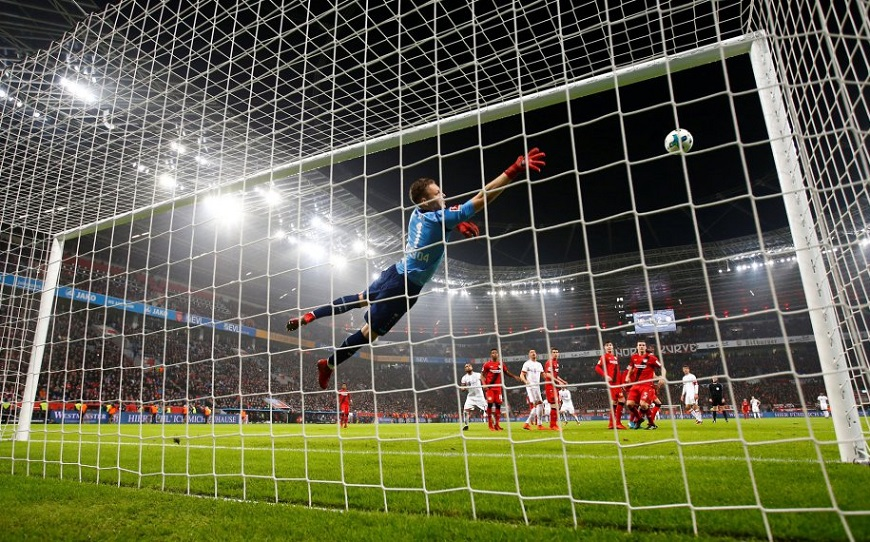
#> input picture TP2/golazo.jpg, 870 x 542 px
$ jupyter execute --allow-errors TP2_Morel.ipynb
#> lines starting #> are read from the running program, lines starting #| are printed output that depends on the picture
<a href="https://colab.research.google.com/github/MAgustin1/comp_vision_1/blob/main/TP2_Morel.ipynb" target="_parent"></a>

[cell 1]
import numpy as np
import cv2 as cv
import matplotlib.pyplot as plt
from skimage.util import random_noise
from scipy import signal
import scipy.stats as st
import math

# Parte 1

[cell 2]
size=5
sigma=1.5
kernel1=np.zeros((size,size))
for i in range(size):
       for j in range(size):
          diff=np.sqrt((i-(size/2))**2+(j-(size/2))**2)
          kernel1[i,j]=np.exp(-(diff**2)/(2*sigma**2))

plt.imshow(kernel1)
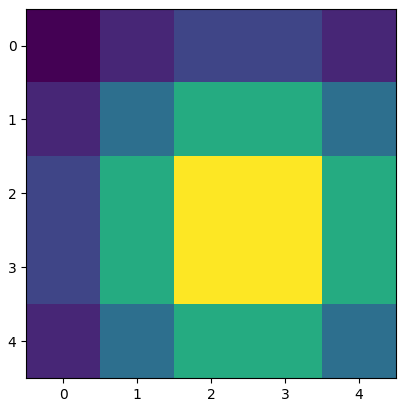
#> figure drawn by matplotlib, 1 panel

[cell 3]
size=9
sigma=3
kernel2=np.zeros((size,size))
for i in range(size):
       for j in range(size):
          diff=np.sqrt((i-(size/2))**2+(j-(size/2))**2)
          kernel2[i,j]=np.exp(-(diff**2)/(2*sigma**2))

plt.imshow(kernel2)
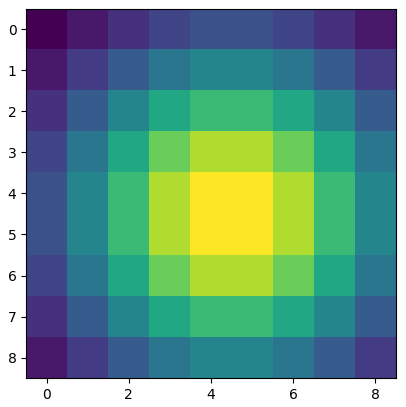
#> figure drawn by matplotlib, 1 panel

[cell 4]
def get_gauss_kernel_a(size=5,sigma=1.5):
    kernel=np.zeros((size,size))
    for i in range(size):
       for j in range(size):
          diff=np.sqrt((i-(int)(size/2))**2+(j-(int)(size/2))**2)
          kernel[i,j]=np.exp(-(diff**2)/(2*sigma**2))
    return kernel/np.sum(kernel)
def create_gauss_filter_a(h, w, k_size=7, sigma=3):
    filter = get_gauss_kernel_b(k_size, sigma)
    output = np.zeros((h,w))
    output[int(h/2):int(h/2) + k_size, int(w/2):int(w/2) + k_size] = filter

    return output, np.fft.fft2(output)

#> (the rest of this cell did not finish here and is left out)

[cell 5]
def get_gauss_kernel_b(size=3,sigma=1):
#> called with size = 9, sigma = 5
    kernel=np.zeros((size,size))
    for i in range(size):
       for j in range(size):
          diff=np.sqrt((i-(int)(size/2))**2+(j-(int)(size/2))**2)
          kernel[i,j]=np.exp(-(diff**2)/(2*sigma**2))

    kernel = np.sum(kernel)/kernel
    return kernel / np.sum(kernel)

def create_gauss_filter_b(h, w, k_size=17, sigma=3):
    filter = get_gauss_kernel_b(k_size, sigma)
    output = np.zeros((h,w))
    output[int(h/2):int(h/2) + k_size, int(w/2):int(w/2) + k_size] = filter

    return output, np.fft.fft2(output)

kernel, kernel_fft = create_gauss_filter_b(200, 200, k_size=9, sigma=5)

plt.figure(figsize=(12,12))
plt.subplot(1,2,1)
plt.axis('off')
plt.title("Kernel Gausiano")
plt.imshow(kernel, cmap='jet')
plt.subplot(1,2,2)
plt.axis('off')
plt.title("FFT del kernel")
plt.imshow(np.abs(kernel_fft), cmap='jet')
plt.show()
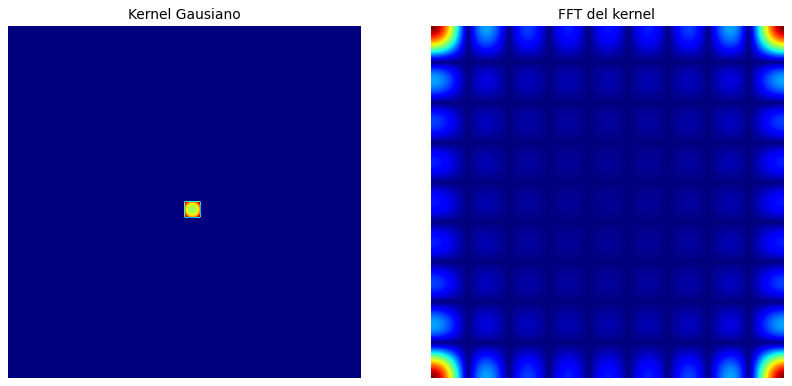
#> figure drawn by matplotlib, 2 panels

[cell 6]
img = cv.imread('golazo.jpg', 0)
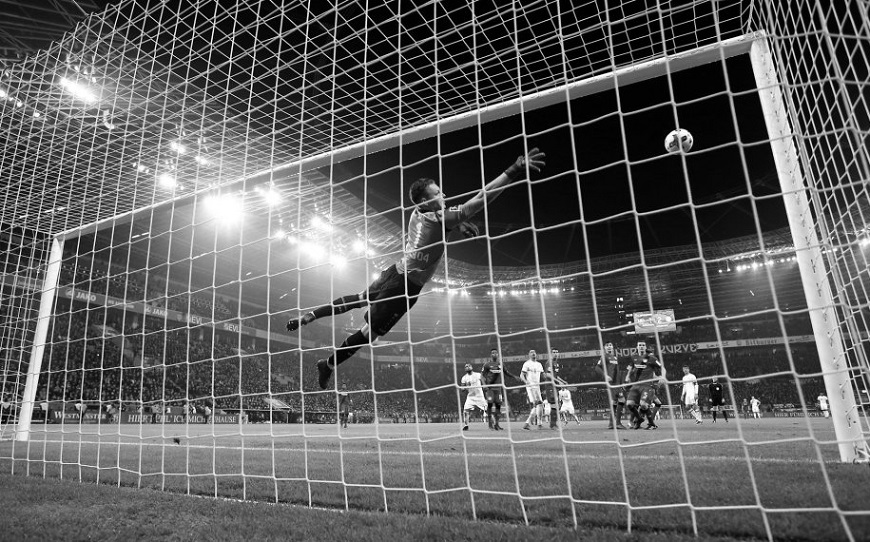
#> img: shape (542, 870); min 0, max 255, mean 94.9

img_fft = np.fft.fft2(img)
#> (the rest of this cell did not finish here and is left out)

[cell 7]
for k_size in [3, 9, 15, 19]:
    for sigma in [3,5]:
        kernel, kernel_fft = create_gauss_filter_b(img.shape[0], img.shape[1], k_size=k_size, sigma=sigma)
        print("k_size: " + str(k_size) + " - sigma: " + str(sigma))
        filtered = img_fft * kernel_fft
        spacial = signal.fftconvolve(img, kernel, mode='same')
        img_gauss = np.fft.ifftshift(np.real(np.fft.ifft2(filtered)))

        plt.figure(figsize=(8,8))
        plt.subplot(2,2,1)
        plt.imshow(img_gauss, cmap='gray')
        plt.title('Gauss Blur - d-espectral')
        plt.show()

        plt.figure(figsize=(8,8))
        plt.subplot(2,2,2)
        plt.imshow(spacial, cmap='gray')
        plt.title('Gauss Blur d-espacial')
        plt.show()
#> this loop made 4 passes
#> pass 1, `plt.show()`:
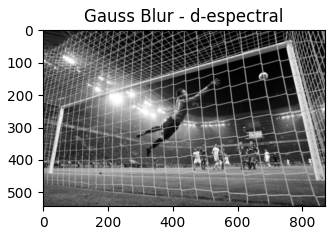
#> figure drawn by matplotlib, 1 panel
#> pass 1, `plt.show()`:
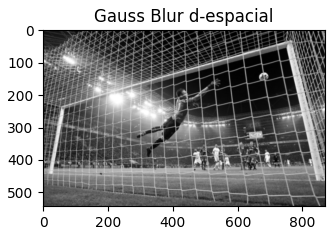
#> figure drawn by matplotlib, 1 panel
#> pass 2, `plt.show()`:
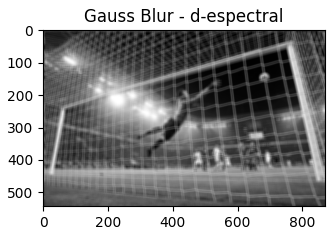
#> figure drawn by matplotlib, 1 panel
#> pass 2, `plt.show()`:
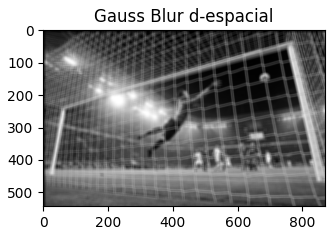
#> figure drawn by matplotlib, 1 panel

En las imagenes se puede osvervar como a medida que aumenta el sigma aumenta el blur y cuando aumenta el tamaño del kernel se pierden más los detalles.

# Parte 2

[cell 8]
def freq(collection):
    d = {}; max_freq_index = -1;max_freq = -1
    for i in collection.flatten():
        if d.get(i):
            d[i] += 1
        else:
            d[i] = 1
        if d[i] > max_freq:
            max_freq = d[i]
            max_freq_index = i
#> this loop made 471540 passes
#> (i, max_freq, max_freq_index) on pass 1: (1429, 1, 1429)
#> i on passes 2 to 7: 3340.7, 591.8, 2491, 2140.8, 1988.2, 3595.7
#> after the loop, d = 455153 items; max_freq = 2; max_freq_index = 5297.2
    return max_freq_index

[cell 9]
def IQ_measure(img):

    F = np.fft.fft2(img)
    FC = np.fft.ifftshift(F)
    AF = np.abs(FC)
    m = freq(AF)
#> m = 5297.2
    thres = m/1000
#> thres = 5.3
    th = len([x for x in F.flatten() if x > thres])
#> th = 234769
    img_shape = img.shape
#> img_shape = (542, 870)

    IQ_measure = th / (img_shape[0] * img_shape[1])
#> IQ_measure = 0.498

    return IQ_measure

[cell 10]
measures = []
img = cv.imread('golazo.jpg', 0)
measures.append(IQ_measure(img))

for sigma_i in [3,5,7]:
    kernel, kernel_tf = create_gauss_filter_b(img.shape[0], img.shape[1], k_size=5, sigma=sigma_i)

    img_fft = np.fft.fft2(img)
    filtered = img_fft * kernel_tf
    img_gauss = np.fft.ifftshift(np.real(np.fft.ifft2(filtered)))

    measures.append(IQ_measure(img_gauss))
#> this loop made 3 passes
#> pass 1, `img_gauss = np.fft.ifftshift(np.real(np.fft.ifft2(filtered)))`:
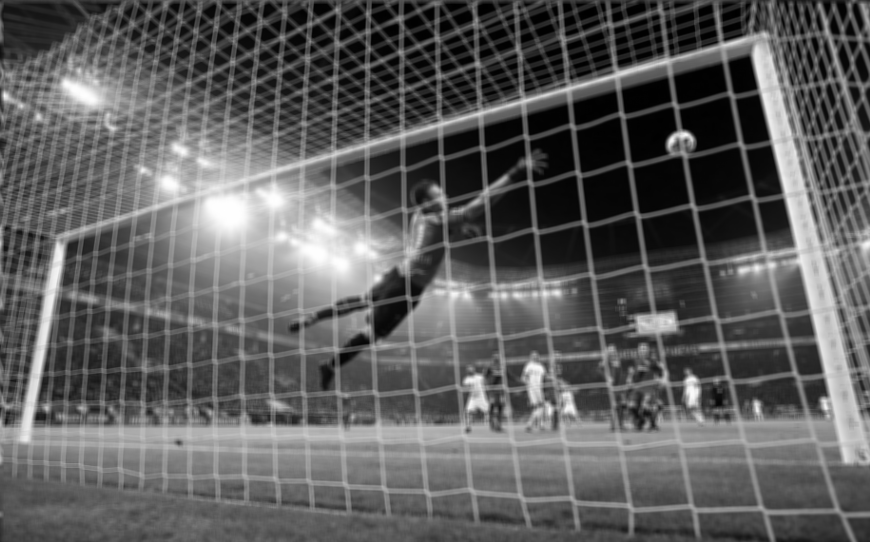
#> img_gauss: shape (542, 870) float64; min -3.52e-15, max 255, mean 94.9; drawn with min black and max white
#> after the loop, measures = [0.498, 0.489, 0.0456, 0.491]


plt.figure(figsize=(8,8))

plt.imshow(img, cmap='gray')
plt.title('Image')
plt.show()
plt.figure(figsize=(8,8))

plt.imshow(img_gauss, cmap='gray')
plt.title('Image with blur')
plt.show()
plt.plot(measures)
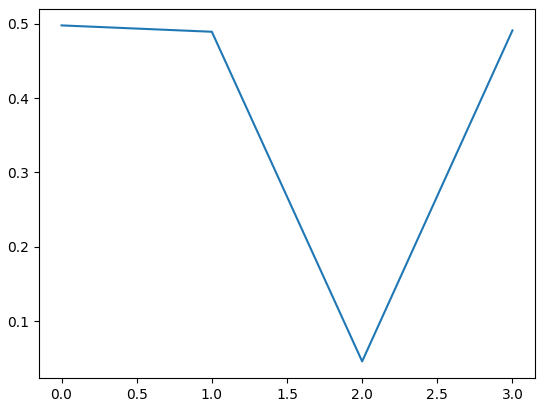
#> figure drawn by matplotlib, 1 panel
